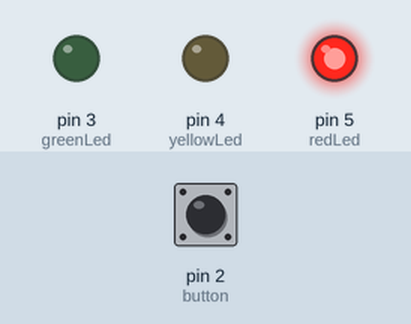
Simulated run of this sketch. Board: Arduino Uno, built with avr-gcc and run on an emulated ATmega328P. Parts: output pins drawn as LEDs (lit = HIGH). The inputs (shaded band) are chosen by the test bench; at power-on: pin 2 (button) LOW.

Above: at 1.2 s.
1.3 s: pin 2 (button) pulled HIGH for 0.15 s
At 3.1 s:
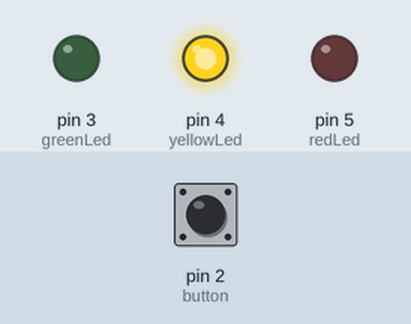
At 4.4 s:
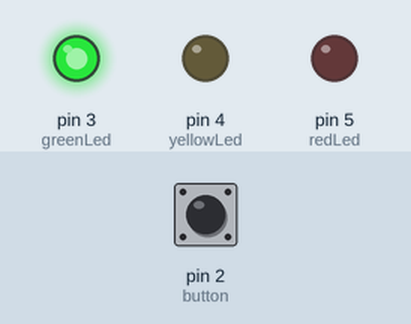
Timing chart, 0 to 10.4 s (numbered marks = the images above; inputs shaded):
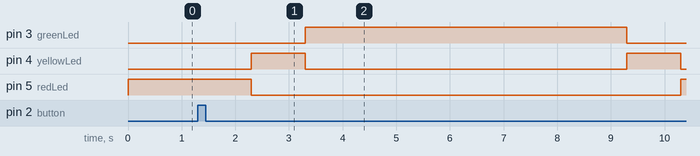

The sketch:

index.ino
```cpp
int switchState = 0;

const int greenLed  = 3;
const int yellowLed = 4;
const int redLed	= 5;

const int button = 2;

void setup()
{
	pinMode(greenLed,  OUTPUT);
	pinMode(yellowLed, OUTPUT);
	pinMode(redLed,    OUTPUT);
	pinMode(button,    INPUT);

    turnOnRedLed();
}


void turnOffAllLeds()
{
    digitalWrite(greenLed,  LOW);
    digitalWrite(yellowLed, LOW);
    digitalWrite(redLed,    LOW);
}

void turnOnRedLed()
{
    turnOffAllLeds();
    digitalWrite(redLed, HIGH);
}

void turnOnYellowLed()
{
    turnOffAllLeds();
    digitalWrite(yellowLed, HIGH);
}

void turnOnGreenLed()
{
    turnOffAllLeds();
    digitalWrite(greenLed, HIGH);
}

void doTransitionRedToGreen()
{
    delay(1000);
    turnOnYellowLed(),
    delay(1000);
    turnOnGreenLed();
}

void doTransitionGreenToRed()
{
    delay(1000);
    turnOnYellowLed(),
    delay(1000);
    turnOnRedLed();
}

void loop()
{
	switchState = digitalRead(button);

	if(switchState == HIGH){ // button is pressed
        if(digitalRead(redLed) == HIGH) {
            doTransitionRedToGreen();
            delay(5000);
            doTransitionGreenToRed();
        } else if(digitalRead(greenLed) == HIGH) {
            delay(5000);
            doTransitionGreenToRed();
        }
    }
}	//go back to the beginning of the loop
```

Measured:
- after the input at 1.3 s, pin 3 (greenLed): LOW → HIGH after 2.0 s, → LOW 6.0 s later; pin 4 (yellowLed): alternates HIGH for 1.0 s and LOW for 6.0 s, starting after 1.0 s; pin 5 (redLed): HIGH → LOW after 1.0 s, → HIGH 8.0 s later
